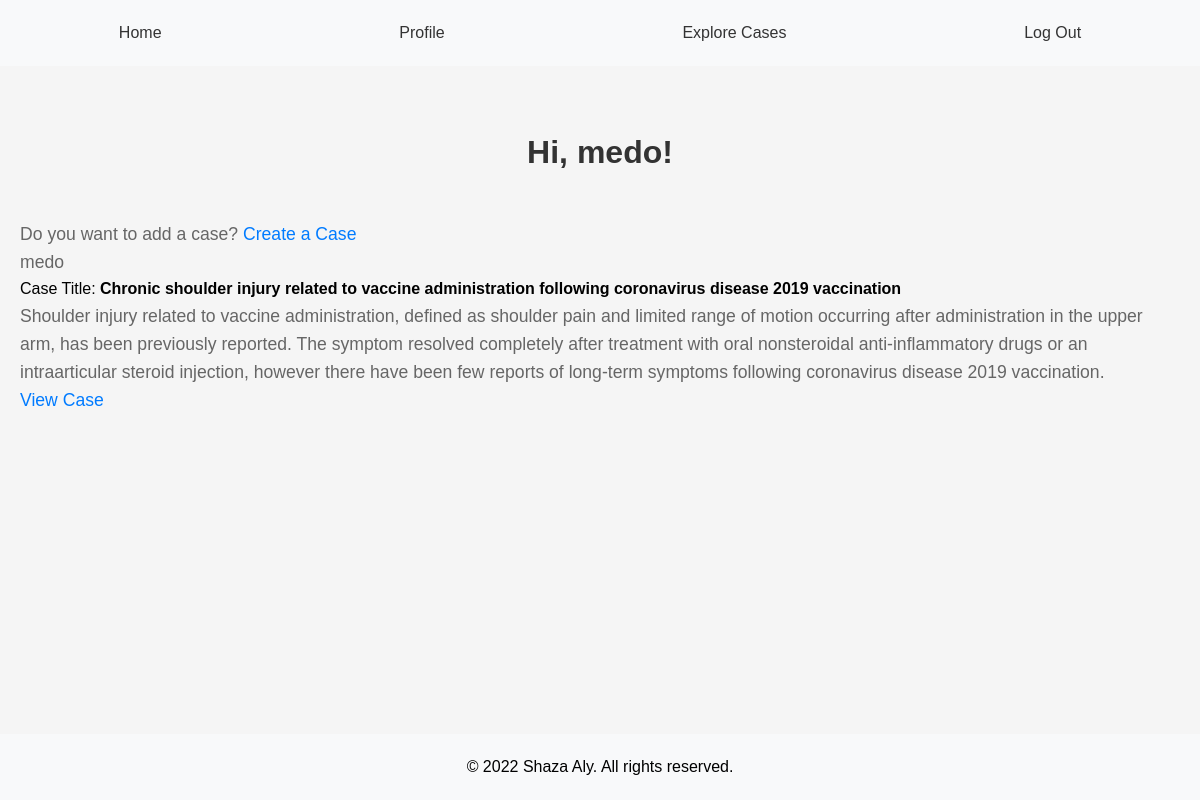
The page /index (signed in) on the database as committed earlier.
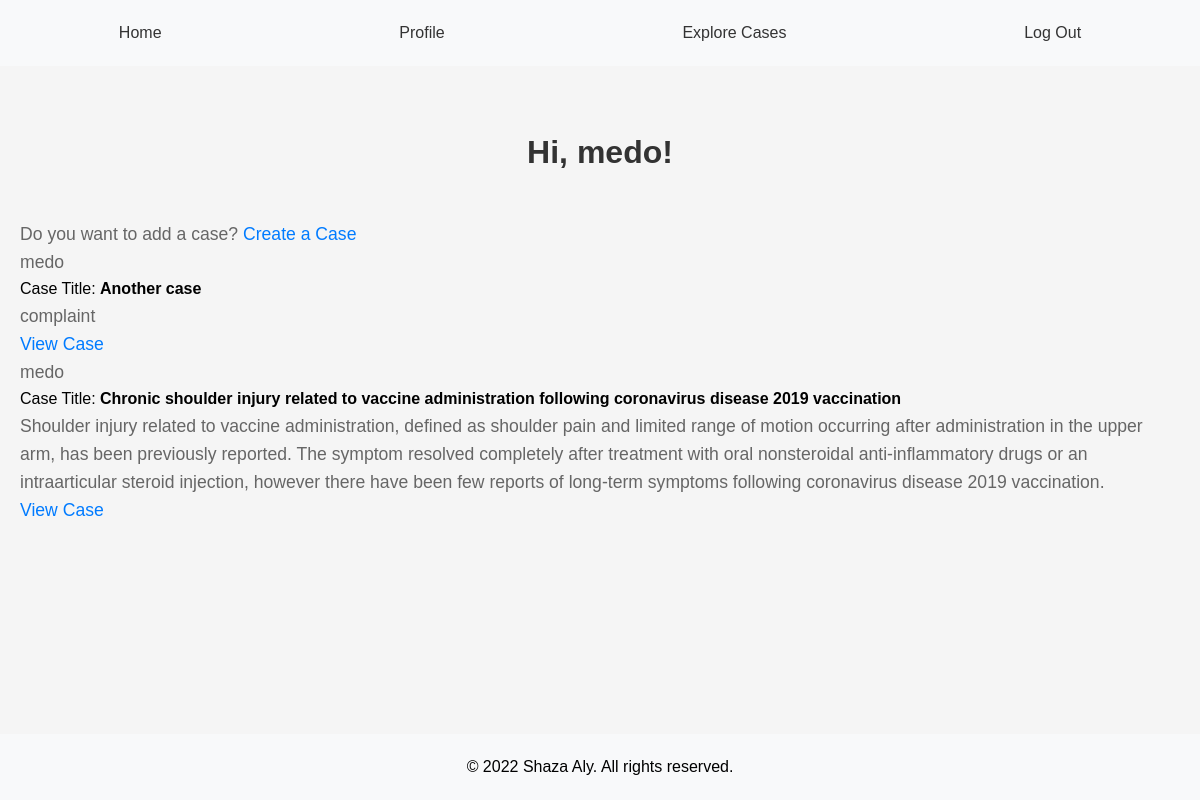
The same page on the database as committed later.
### app/models.py (models this page shows, shortened)
class User(UserMixin,db.Model):
    id = db.Column(db.Integer, primary_key=True)
    username = db.Column(db.String(65), index=True, unique=True)
    email = db.Column(db.String(120), index=True, unique=True)
    password_hash = db.Column(db.String(128))
    bio = db.Column(db.String(200))
    medical_degree = db.Column(db.String(100))
    speciality = db.Column(db.String(100))
    licenses = db.Column(db.String(200))
    last_seen = db.Column(db.DateTime, default=datetime.utcnow)
    cases = db.relationship('Case', backref='author', lazy="dynamic")
    followed = db.relationship(
        'User',
        secondary=followers,
        primaryjoin=(followers.c.follower_id == id),
        secondaryjoin=(followers.c.followed_id == id),
        backref=db.backref('followers',lazy='dynamic'),
        lazy='dynamic'
        )
    def followed_cases(self):
        followed = Case.query.join(
            followers, (followers.c.followed_id == Case.user_id)
        ).join(
            User, (User.id == followers.c.follower_id)
        ).filter(User.id == self.id)
        own = Case.query.filter_by(user_id=self.id)
        return followed.union(own).order_by(Case.timestamp.desc())

class Case(db.Model):
    id = db.Column(db.Integer, primary_key=True)
    title = db.Column(db.String(140))
    patient_age = db.Column(db.String(20))
    patient_sex = db.Column(db.String(10))
    chief_complaint = db.Column(db.Text)
    medical_history = db.Column(db.Text)
    current_medications = db.Column(db.Text)
    image_files = db.Column(db.String(255))  # Store file paths for images
    lab_files = db.Column(db.String(255))  # Store file paths for lab files
    timestamp = db.Column(db.DateTime, index=True, default=datetime.utcnow)
    user_id = db.Column(db.Integer, db.ForeignKey('user.id'))

### app/routes.py (the view)
@app.route('/')
@app.route('/index')
@login_required
def index():
    page = request.args.get('page', 1, type=int)
    print(page)
    print( app.config['CASES_PER_PAGE'])
    cases = current_user.followed_cases().paginate(
        page=page, per_page=app.config['CASES_PER_PAGE'], error_out=False)
    return render_template('index.html', title="MediConsult", cases=cases.items)

### app/routes.py (called while the page is built)
@login.user_loader
def load_user(id):
    return User.query.get(int(id))

@app.before_request
def before_request():
    if current_user.is_authenticated:
        current_user.last_seen = datetime.utcnow()
        db.session.commit()

### app/templates/index.html (shortened to what this page needs)
{% extends "base.html" %}
{% block content %}
<h1>Hi, {{ current_user.username }}!</h1>
<p>Do you want to add a case? <a href="{{ url_for('submit_case') }}">Create a Case</a></p>
    {% for case in cases %}
    <div><p>{{ case.author.username if case.author }}</p></div>
    Case Title: <b>{{ case.title }}</b></p></div>
    <div><p>{{ case.chief_complaint }}</p></div>
    <div><p>
        <a href="{{ url_for('show_case', case_id=case.id) }}">View Case</a>
    </p></div>
    {% endfor %}
{% endblock %}

### app/templates/base.html (shortened to what this page needs)
<!DOCTYPE html>
<html lang="en">
<head>
	<link rel="stylesheet" href="{{ url_for('static', filename='css/base.css') }}">
	<link rel="stylesheet" href="{{ url_for('static', filename='css/index.css') }}">
</head>
<body>
	<header>
		<nav>
			<ul>
				<li><a  href="{{ url_for('index')}}">Home</a></li>
				{% if current_user.is_anonymous %}
				<li><a href="{{ url_for('login')}}">Login</a></li>
				{% else %}
				<li><a href="{{ url_for('user', username=current_user.username)}}">Profile</a></li>
				<li><a href="{{ url_for('explore') }}">Explore Cases</a></li>
				<li><a href="{{ url_for('logout')}}">Log Out</a></li>
				{% endif %}
			</ul>
		</nav>
	</header>
	<main>
		{% block content %}
		{% endblock %}
	</main>
	<footer>
		<p>&copy; 2022 Shaza Aly. All rights reserved.</p>
	</footer>
</body>
</html>

### app/static/css/base.css (style rules this page uses)
body, ul, li, p { margin: 0; padding: 0; }
body { font-family: Arial, sans-serif; line-height: 1.6; }
header { background-color: #f8f9fa; padding: 20px 0; }
nav ul { list-style-type: none; display: flex; justify-content: space-around; }
nav a { text-decoration: none; color: #333; }
main { padding: 20px; }
footer { background-color: #f8f9fa; text-align: center; padding: 20px 0; position: fixed; width: 100%; bottom: 0; }

### app/static/css/index.css (style rules this page uses)
body { background-color: #f5f5f5; }
h1 { color: #333; text-align: center; padding: 20px 0; }
main p { color: #666; font-size: 1.1em; line-height: 1.6; }
main a { color: #007bff; text-decoration: none; }

Rows that differ between the two databases and show on the page:
added Case: author "medo", title "Another case", chief_complaint "complaint"
